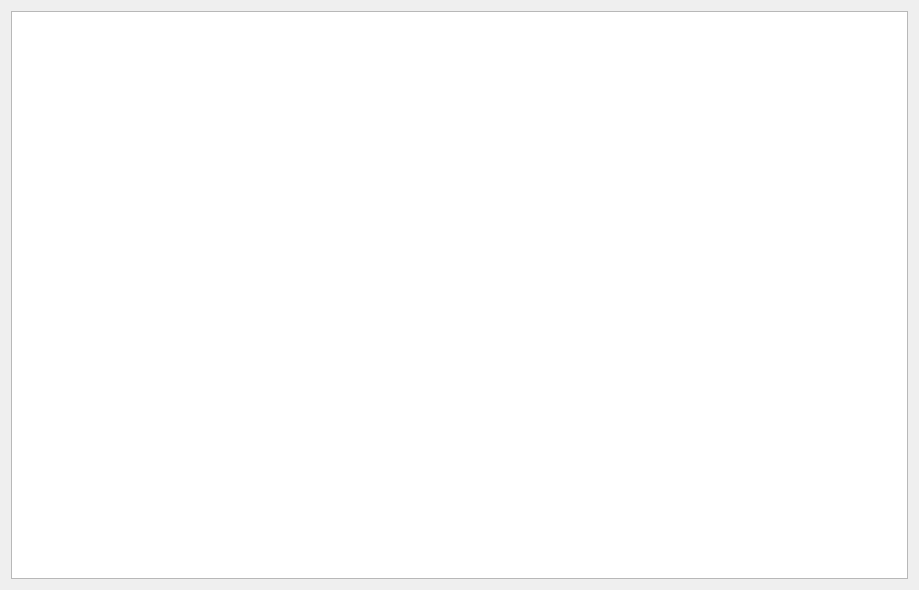
<?xml version="1.0" encoding="UTF-8"?>
<ui version="4.0">
 <class>SpaceGroupDialog</class>
 <widget class="QDialog" name="SpaceGroupDialog">
  <property name="geometry">
   <rect>
    <x>0</x>
    <y>0</y>
    <width>919</width>
    <height>590</height>
   </rect>
  </property>
  <property name="windowTitle">
   <string>Compatible Space Groups</string>
  </property>
  <property name="modal">
   <bool>false</bool>
  </property>
  <layout class="QGridLayout" name="gridLayout">
   <item row="0" column="0">
    <widget class="QTableView" name="tableView"/>
   </item>
  </layout>
 </widget>
 <resources/>
 <connections/>
</ui>
